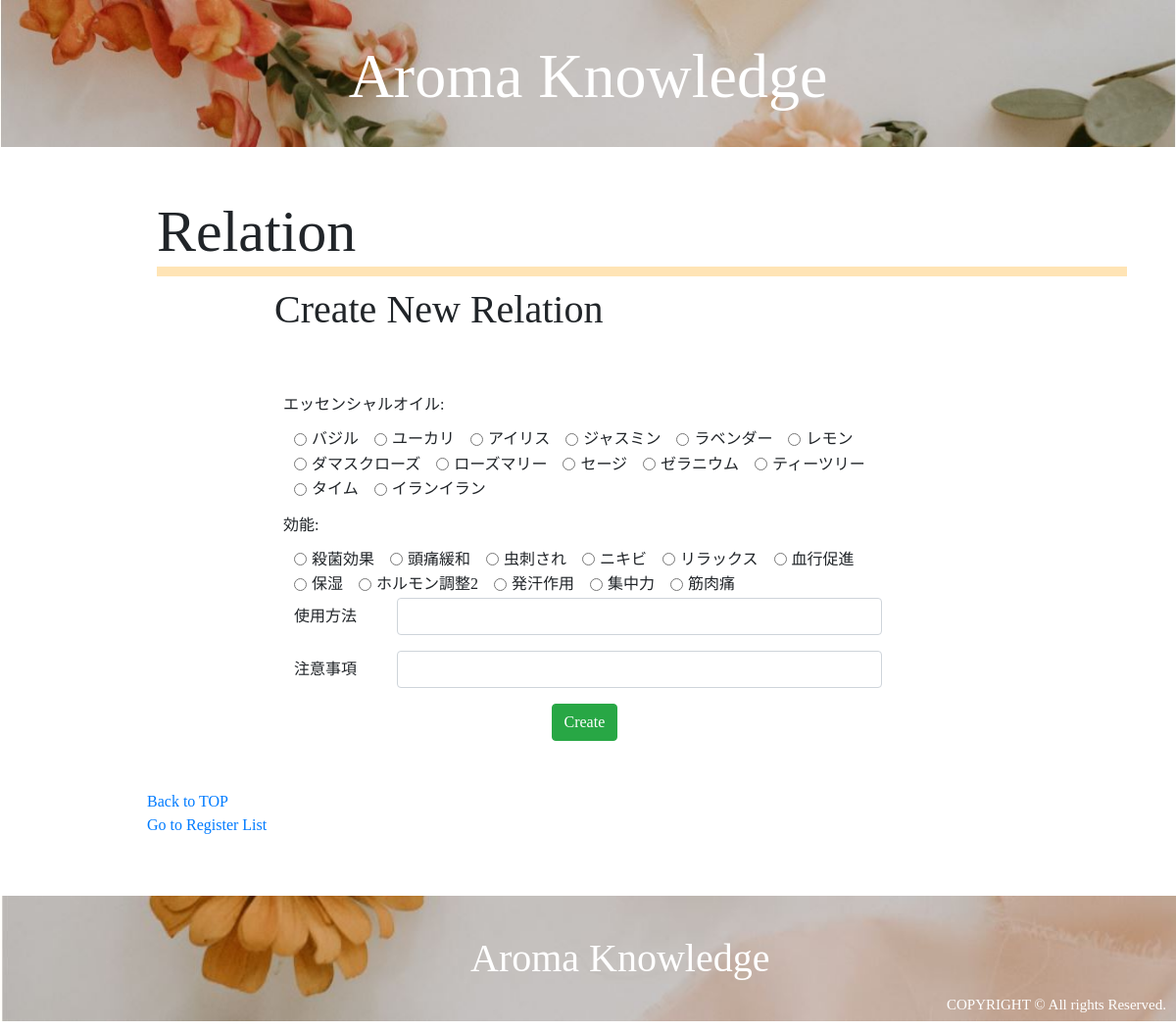
The app's page /relation_register.php (signed in), older data.
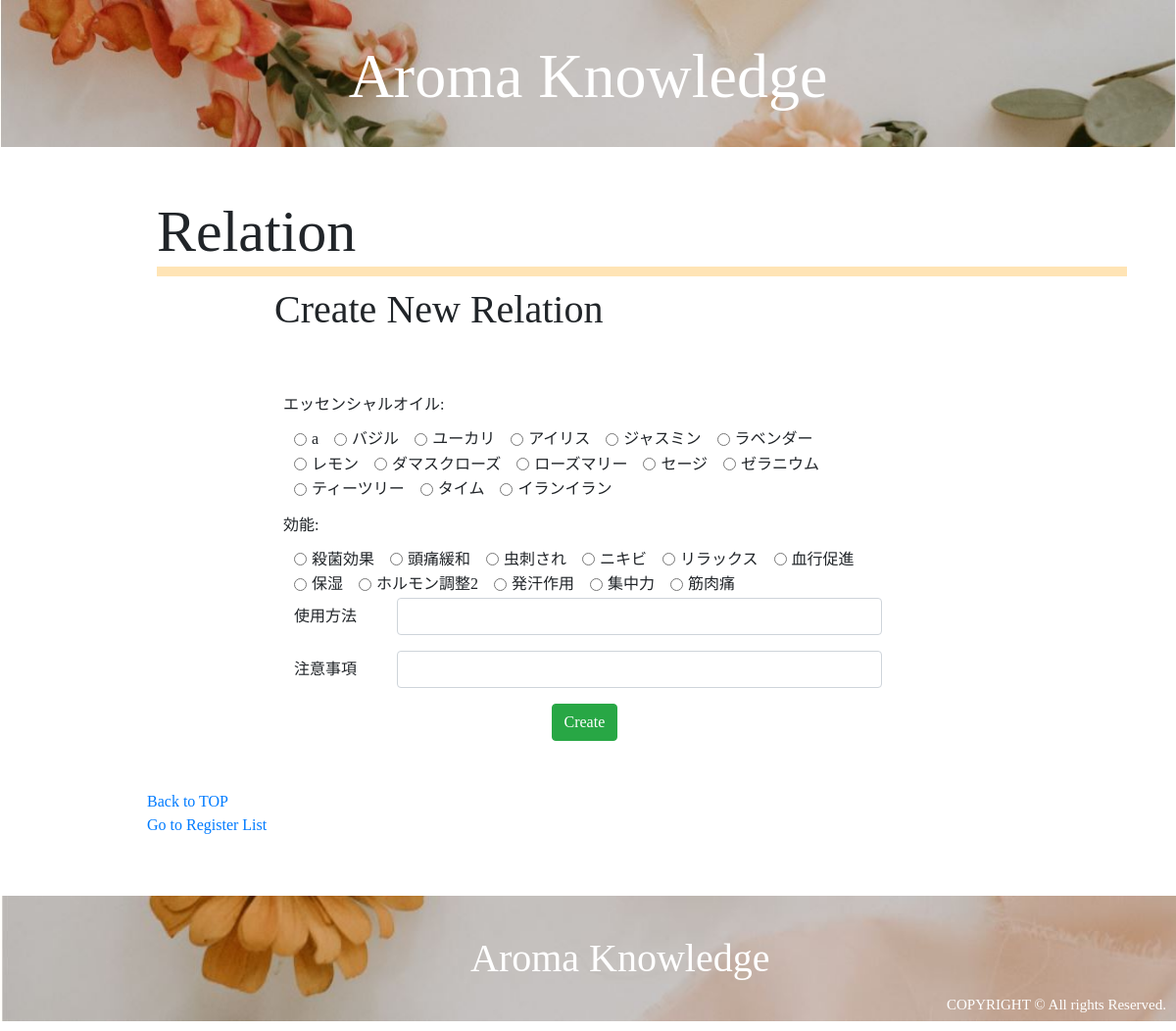
The same page, newer data.
### tables this page shows
CREATE TABLE `essential_oils` (
  `id` int(11) NOT NULL AUTO_INCREMENT,
  `name` varchar(255) NOT NULL,
  `scientific_name` varchar(255) NOT NULL,
  `plant_name` varchar(255) NOT NULL,
  `extraction` varchar(255) NOT NULL,
  `aroma` varchar(255) NOT NULL,
  `caution` varchar(255) NOT NULL,
  `english_name` varchar(255) NOT NULL,
  `user_id` int(11) NOT NULL,
  `image` varchar(255) NOT NULL,
  `created_at` timestamp NOT NULL DEFAULT CURRENT_TIMESTAMP,
  PRIMARY KEY (`id`),
  UNIQUE KEY `name` (`name`),
  KEY `user_id` (`user_id`),
  CONSTRAINT `essential_oils_ibfk_1` FOREIGN KEY (`user_id`) REFERENCES `users` (`id`) ON DELETE CASCADE ON UPDATE CASCADE
);

CREATE TABLE `effects` (
  `id` int(11) NOT NULL AUTO_INCREMENT,
  `effect` varchar(255) NOT NULL,
  `content` varchar(255) NOT NULL,
  `caution` varchar(255) NOT NULL,
  `user_id` int(11) NOT NULL,
  `created_at` timestamp NOT NULL DEFAULT CURRENT_TIMESTAMP,
  PRIMARY KEY (`id`),
  UNIQUE KEY `effect` (`effect`),
  KEY `user_id` (`user_id`),
  CONSTRAINT `effects_ibfk_1` FOREIGN KEY (`user_id`) REFERENCES `users` (`id`) ON DELETE CASCADE ON UPDATE CASCADE
);

### relation_register.php (called while the page is built, shortened)
<?php
    require_once 'DAOs/OilDAO.php';
    require_once 'DAOs/EffectDAO.php';
    $oils = OilDAO::get_all_oils_sort();
    $effects = EffectDAO::get_all_effects();
    include_once 'views/relation_register_view.php';

### DAOs/OilDAO.php (called while the page is built, shortened)
<?php
    class OilDAO extends DAO{
        public static function get_all_oils_sort(){
            try{
                $pdo = self::get_connection();
                $stmt = $pdo->query('SELECT * FROM essential_oils ORDER BY english_name ASC');
                $stmt->setFetchMode(PDO::FETCH_CLASS|PDO::FETCH_PROPS_LATE, 'Oil');
                $oils = $stmt->fetchAll();
            }catch(PDOException $e){
            }finally{
                self::close_connection($pdo, $stmt);
            }
            return $oils;
        }
    }

### DAOs/EffectDAO.php (called while the page is built, shortened)
<?php
    class EffectDAO extends DAO{
        public static function get_all_effects(){
            try{
                $pdo = self::get_connection();
                $stmt = $pdo->query('SELECT * FROM effects');
                $stmt->setFetchMode(PDO::FETCH_CLASS|PDO::FETCH_PROPS_LATE, 'Effect');
                $effects = $stmt->fetchAll();
            }catch(PDOException $e){
                }finally{
                    self::close_connection($pdo, $stmt);
                }
                return $effects;
        }
    }

### views/relation_register_view.php (the view, shortened to what this page needs)
<!DOCTYPE html>
<html lang="ja">
    <head>
        <link rel="stylesheet" href="https://stackpath.bootstrapcdn.com/bootstrap/4.3.1/css/bootstrap.min.css">
        <link rel="stylesheet" href="css/style.css">
        <link rel="stylesheet" href="css/style2.css">
    </head>
    <body>
        <div class="header" style="background-image:url(images/top1.jpg)">
            <h1><a href="mypage_top.php">Aroma Knowledge</h1></a>
        </div>
        <div class="relations">
            <h2 class="title">Relation</h2>
            <h2 class="subtitle">Create New Relation</h2>
            <div class="RelationDetail ForPC">
                <form action="relation_create.php" method="POST">
                    <div class="row">
                        <label for="colFormLabel" class="col-form-label m-1">エッセンシャルオイル:</label>
                    </div>
                    <?php foreach($oils as $oil): ?>
                    <div class="form-check form-check-inline">
                        <input class="form-check-input" type="radio" name="oil" value="<?= $oil->id?>">
                        <label class="form-check-label" for="oil"><?= $oil->name ?></label>
                    </div>
                    <?php endforeach; ?>
                    <div class="row">
                        <label for="colFormLabel" class="col-form-label m-1">効能:</label>
                    </div>
                    <?php foreach($effects as $effect): ?>
                    <div class="form-check form-check-inline">
                        <input class="form-check-input" type="radio" name="effect" value="<?= $effect->id?>">
                        <label class="form-check-label" for="effect"><?= $effect->effect ?></label>
                    </div>
                    <?php endforeach; ?>
                    <br>
                    <div class="form-group row">
                        <label for="colFormLabel" class="col-sm-2 col-form-label">使用方法</label>
                        <div class="col-sm-10">
                            <input type="text" class="form-control" name="howto">
                        </div>
                    </div>
                    <div class="form-group row">
                        <label for="colFormLabel" class="col-sm-2 col-form-label">注意事項</label>
                        <div class="col-sm-10">
                            <input type="text" class="form-control" name="caution">
                        </div>
                    </div>
                    <div class="form-group row">
                        <div class="offset-sm-5 col-sm-1">
                            <button type="submit" class="btn btn-success">Create</button>
                        </div>
                    </div>
                </form>
            </div>
        </div>
        <div class="nav">
            <a href="mypage_top.php">Back to TOP</a><br>
            <a href="register_list.php">Go to Register List</a>
        </div>
        <div class="footer" style="background-image:url(images/footer.jpg)">
            <h1 class="logo">Aroma Knowledge</h1>
            <p class="copylight">COPYRIGHT © All rights Reserved.</p>
        </div>
    </body>
</html>

### css/style.css (style rules this page uses)
body { font-family: 'Times New Roman', '游ゴシック', 'Meiryo UI'; }
.header { text-align: center; background: url(images/top1.jpg); background-size: cover; width: 100%; }
.header h1 { color: white; font-family: Times New Roman; margin: auto; }
.header a { text-decoration: none; color: white; }
form { margin: 50px; }
@media screen and (min-width :769px) { .header { height: 150px; } }
@media screen and (min-width :769px) { .header h1 { padding: 40px; font-size: 4.0rem; } }
@media screen and (min-width :769px) { .essential_oils, .effects, .other, .relations, .SearchOil { margin: 50px 50px; clear: right; } }
@media screen and (min-width :769px) { .title { margin-left: 10%; font-size: 60px; border-bottom: solid 10px moccasin; } }
@media screen and (min-width :769px) { .footer { background: url(images/footer.jpg); background-size: cover; bottom: 0; width: 100%; } }
@media screen and (min-width :769px) { .logo { display: inline-block; margin-left: 40%; margin-top: 40px; color: white; margin-bottom: 40px; } }
@media screen and (min-width :769px) { .copylight { display: inline-block; font-size: 15px; float: right; bottom: 0; margin-right: 10px; margin-top: 100px; color: white; } }
@media screen and (min-width :769px) { .nav { display: inline-block; margin-left: 150px; margin-bottom: 5%; } }
@media screen and (min-width :769px) { .subtitle { margin-left: 230px; font-size: 40px; margin-top: 10px; } }
@media screen and (min-width :769px) { .RelationDetail { margin: 50px 200px; } }

### css/style2.css (style rules this page uses)
body { font-family: 'Times New Roman', '游ゴシック', 'Meiryo UI'; }

Row changes from the older to the newer data that the page shows:
added essential_oils: name "a"
